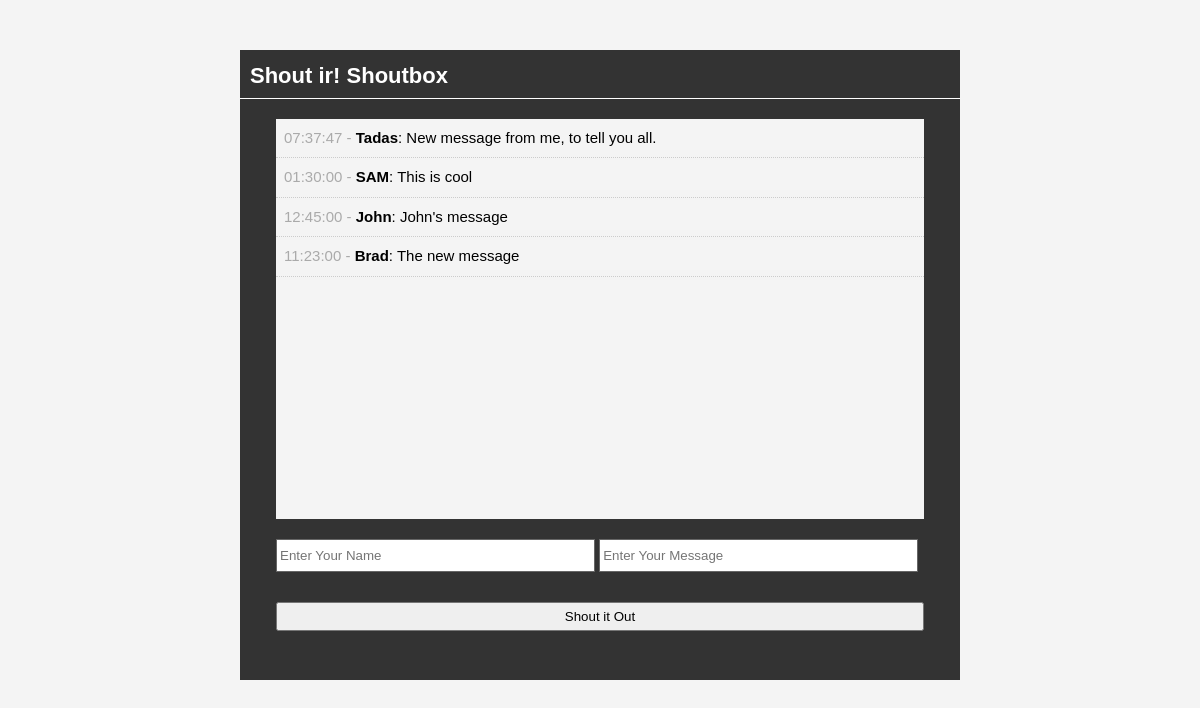
The page /Project1_Shoutit/index.php on the database its author committed.
### tables this page shows
CREATE TABLE `shouts` (
  `id` int(11) NOT NULL,
  `user` varchar(50) NOT NULL,
  `message` text NOT NULL,
  `time` time NOT NULL
);

### Project1_Shoutit/index.php (the view, shortened to what this page needs)
<?php include 'database.php'; ?>
<?php
    $query = "SELECT * FROM shouts ORDER BY id DESC";
    $shouts = mysqli_query($con, $query);
?>
<!DOCTYPE html>
<html lang="en">
<head>
    <link rel="stylesheet" href="css/style.css" type="text/css">
</head>
<body>
    <div id="container">
        <header>
            <h1>Shout ir! Shoutbox</h1>
        </header>
        <div id="shouts">
            <ul>
                <?php while($row = mysqli_fetch_assoc($shouts)) : ?>
                    <li class="shout"><span><?php echo $row['time']; ?> - </span><strong><?php echo $row['user']; ?></strong>: <?php echo $row['message']; ?></li>
                <?php endwhile; ?>
            </ul>
        </div>
        <div id="input">
            <form action="process.php" method="post">
                <input type="text" name="user" placeholder="Enter Your Name">
                <input type="text" name="message" placeholder="Enter Your Message">
                <br>
                <input class="shout-btn" type="submit" name="submit" value="Shout it Out">
            </form>
        </div>
    </div>
</body>
</html>

### Project1_Shoutit/css/style.css (style rules this page uses)
* { margin: 0; padding: 0; }
body { font-family: arial; font-size: 15px; line-height: 1.5em; background: #f4f4f4; }
#container { background: #333333; margin: 50px auto; overflow: auto; width: 60%; min-height: 630px; }
header h1 { color: #fff; font-size: 22px; padding: 15px 0 10px 10px; border-bottom: 1px solid #fff; }
#shouts { width: 90%; background: #f4f4f4; height: 400px; margin: 20px auto; overflow: auto; }
.shout { list-style: none; padding: 8px; border-bottom: 1px #ccc dotted; }
.shout span { color: #aaa; }
#input { width: 90%; min-height: 80px; margin: auto; padding: 0; }
#input input[type='text'] { height: 25px; width: 48%; padding: 3px; margin-bottom: 20px; border: #666 solid 1px; }
#input .shout-btn { padding: 5px; margin-bottom: 20px; width: 100%; margin: 10px auto; }

### rows shown on the page
shouts: time "07:37:47", user "Tadas", message "New message from me, to tell you all."
shouts: time "01:30:00", user "SAM", message "This is cool"
shouts: time "12:45:00", user "John", message "John's message"
shouts: time "11:23:00", user "Brad", message "The new message"
